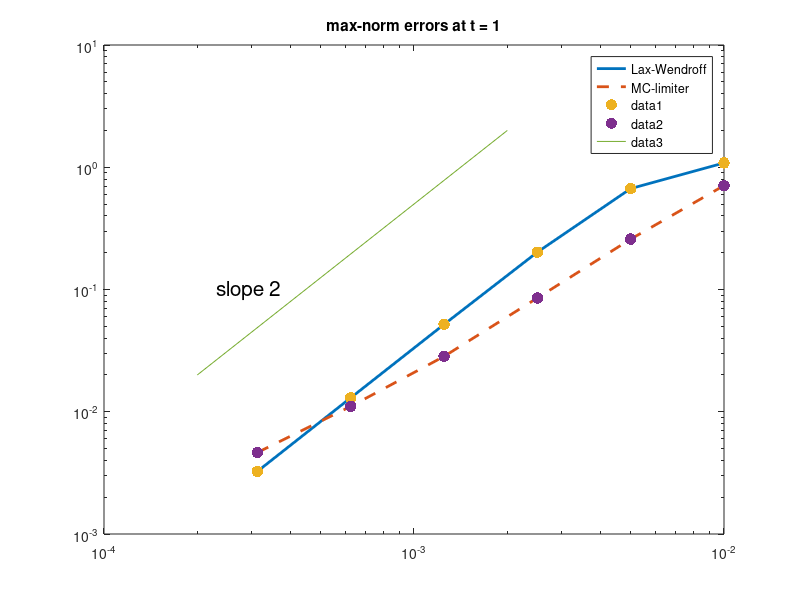

This figure's MATLAB source: (Note: this script raises an error after producing the figure.)

% Errors computed with different methods at time t=1 and t=2
%
%             dx          max-norm      1-norm

errmct1 = [ ...
            1.0000e-02   7.0796e-01   8.6617e-02 ; ...
	    5.0000e-03   2.5829e-01   2.2309e-02 ; ...
	    2.5000e-03   8.5244e-02   6.5538e-03 ; ...
	    1.2500e-03   2.8355e-02   1.9658e-03 ; ...
	    6.2500e-04   1.1062e-02   5.2749e-04 ; ...
	    3.1250e-04   4.6413e-03   1.3494e-04 ...
	  ];


errmct2 = [ ...
            1.0000e-02   8.5885e-01   1.0640e-01 ; ...
	    5.0000e-03   3.9795e-01   4.0521e-02 ; ...
	    2.5000e-03   1.2244e-01   9.6374e-03 ; ...
	    1.2500e-03   4.0759e-02   3.3628e-03 ; ...
	    6.2500e-04   1.6929e-02   9.7392e-04 ; ...
	    3.1250e-04   7.2366e-03   2.5607e-04 ...
	  ];


errlwt1 = [ ...
            1.0000e-02   1.0845e+00   1.4077e-01 ; ...
	    5.0000e-03   6.6908e-01   8.3756e-02 ; ...
	    2.5000e-03   2.0207e-01   2.4130e-02 ; ...
	    1.2500e-03   5.1820e-02   6.1444e-03 ; ...
	    6.2500e-04   1.3004e-02   1.5401e-03 ; ...
	    3.1250e-04   3.2533e-03   3.8517e-04  ...
	  ];


errlwt2 = [ ...
            1.0000e-02   9.9977e-01   1.2523e-01 ; ...
	    5.0000e-03   1.0485e+00   1.3710e-01 ; ...
	    2.5000e-03   3.8846e-01   4.7194e-02 ; ...
	    1.2500e-03   1.0318e-01   1.2264e-02 ; ...
	    6.2500e-04   2.5989e-02   3.0795e-03 ; ...
	    3.1250e-04   6.5059e-03   7.7032e-04  ...
	  ];

errsbt1 = [ ...
            1.0000e-02   6.2913e-01   7.5112e-02 ; ...
	    5.0000e-03   1.7050e-01   1.8688e-02 ; ...
	    2.5000e-03   6.6053e-02   5.0801e-03 ; ...
	    1.2500e-03   6.2229e-02   4.1482e-03 ; ...
	    6.2500e-04   3.6565e-02   1.8037e-03 ; ...
	    3.1250e-04   1.5949e-02   5.2307e-04  ...
	  ];


errsbt2 = [ ...
            1.0000e-02   8.0753e-01   9.8935e-02 ; ...
	    5.0000e-03   2.2674e-01   2.1296e-02 ; ...
	    2.5000e-03   8.2798e-02   7.1005e-03 ; ...
	    1.2500e-03   6.9484e-02   4.7224e-03 ; ...
	    6.2500e-04   5.4547e-02   3.0940e-03 ; ...
	    3.1250e-04   2.3720e-02   9.7326e-04 ...
	  ];

clf
%Haxes = axes('position',[.1 .1 .8 .8]);
set(gca,'fontsize',15)
loglog(errlwt1(:,1),errlwt1(:,2),'-','LineWidth',2.0)
hold on
loglog(errmct1(:,1),errmct1(:,2),'--','LineWidth',2.0)
%loglog(errsbt1(:,1),errsbt1(:,2),'-.')
title('max-norm errors at t = 1')
%legend('Lax-Wendroff','MC-limiter','Superbee')
legend('Lax-Wendroff','MC-limiter')
loglog(errlwt1(:,1),errlwt1(:,2),'.','MarkerSize',25)
loglog(errmct1(:,1),errmct1(:,2),'.','MarkerSize',25)

loglog([2e-4 2e-3],[2e-2 2e0])
text(2.3e-4,1e-1,'slope 2','fontsize',15)

hold off
query

clf
%Haxes = axes('position',[.1 .1 .8 .8]);
set(gca,'fontsize',15)
loglog(errlwt2(:,1),errlwt2(:,2),'-','LineWidth',2.0)
hold on
loglog(errmct2(:,1),errmct2(:,2),'--','LineWidth',2.0)
%loglog(errsbt2(:,1),errsbt2(:,2),'-.')
title('max-norm errors at t = 2')
%legend('Lax-Wendroff','MC-limiter','Superbee')
legend('Lax-Wendroff','MC-limiter')
loglog(errlwt2(:,1),errlwt2(:,2),'.','MarkerSize',25)
loglog(errmct2(:,1),errmct2(:,2),'.','MarkerSize',25)

loglog([2e-4 2e-3],[2e-2 2e0])
text(2.3e-4,1e-1,'slope 2','fontsize',15)

hold off

ne = size(errmct2,1);
A = [1  log(errmct2(ne-1,1));  1 log(errmct2(ne,1))];
b = [log(errmct2(ne-1,2));  log(errmct2(ne,2))];
y = A\b;
C = exp(y(1));
order = y(2);
disp(['max-norm error for MC = ' num2str(C) ' * h^(' num2str(order) ')'])

ne = size(errlwt2,1);
A = [1  log(errlwt2(ne-1,1));  1 log(errlwt2(ne,1))];
b = [log(errlwt2(ne-1,2));  log(errlwt2(ne,2))];
y = A\b;
C = exp(y(1));
order = y(2);
disp(['max-norm error for LW = ' num2str(C) ' * h^(' num2str(order) ')'])

query

clf
%Haxes = axes('position',[.1 .1 .8 .8]);
set(gca,'fontsize',15)
loglog(errlwt1(:,1),errlwt1(:,3),'-','LineWidth',2.0)
hold on
loglog(errmct1(:,1),errmct1(:,3),'--','LineWidth',2.0)
%loglog(errsbt1(:,1),errsbt1(:,3),'-.')
title('1-norm errors at t = 1')
%legend('Lax-Wendroff','MC-limiter','Superbee')
legend('Lax-Wendroff','MC-limiter')
loglog(errlwt1(:,1),errlwt1(:,3),'.','MarkerSize',25)
loglog(errmct1(:,1),errmct1(:,3),'.','MarkerSize',25)

loglog([2e-4 2e-3],[2e-2 2e0])
text(2.3e-4,1e-1,'slope 2','fontsize',15)

hold off
query

clf
%Haxes = axes('position',[.1 .1 .8 .8]);
set(gca,'fontsize',15)
loglog(errlwt2(:,1),errlwt2(:,3),'-','LineWidth',2.0)
hold on
loglog(errmct2(:,1),errmct2(:,3),'--','LineWidth',2.0)
%loglog(errsbt2(:,1),errsbt2(:,3),'-.')
title('1-norm errors at t = 2')
%legend('Lax-Wendroff','MC-limiter','Superbee')
legend('Lax-Wendroff','MC-limiter')
loglog(errlwt2(:,1),errlwt2(:,3),'.','MarkerSize',25)
loglog(errmct2(:,1),errmct2(:,3),'.','MarkerSize',25)

loglog([2e-4 2e-3],[2e-2 2e0])
text(2.3e-4,1e-1,'slope 2','fontsize',15)

hold off

ne = size(errmct2,1);
A = [1  log(errmct2(ne-1,1));  1 log(errmct2(ne,1))];
b = [log(errmct2(ne-1,3));  log(errmct2(ne,3))];
y = A\b;
C = exp(y(1));
order = y(2);
disp(['1-norm error for MC = ' num2str(C) ' * h^(' num2str(order) ')'])

ne = size(errlwt2,1);
A = [1  log(errlwt2(ne-1,1));  1 log(errlwt2(ne,1))];
b = [log(errlwt2(ne-1,3));  log(errlwt2(ne,3))];
y = A\b;
C = exp(y(1));
order = y(2);
disp(['1-norm error for LW = ' num2str(C) ' * h^(' num2str(order) ')'])
